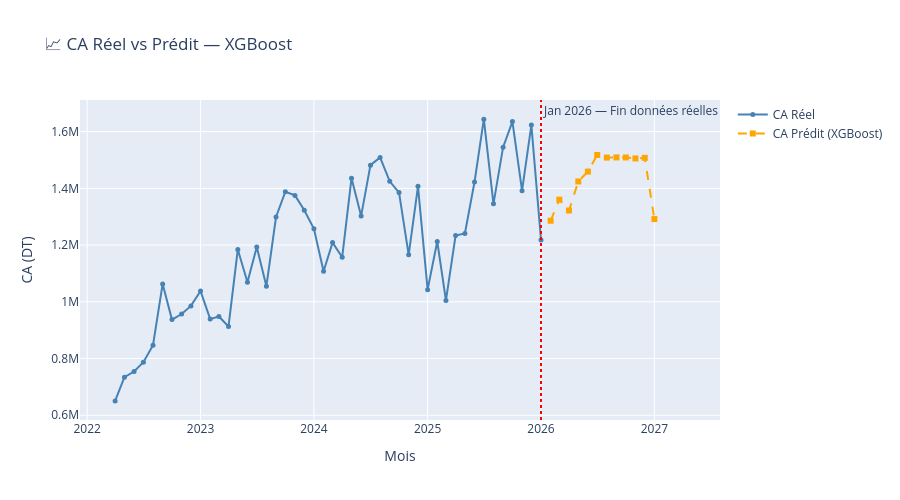

The cell this chart's notebook holds for it:
### Markdown cell above
## 13. Visualisation — Réel + Prédit sur un seul graphe

### Code cell
fig = go.Figure()

# CA réel Jan 2022 → Déc 2025
fig.add_trace(go.Scatter(
    x=df_ml['date'], y=df_ml['total_sales'],
    name='CA Réel', mode='lines+markers',
    line=dict(color='steelblue', width=2), marker=dict(size=5)
))

# CA prédit Jan 2026 → Déc 2026
fig.add_trace(go.Scatter(
    x=df_pred['date'], y=df_pred['predicted_sales'],
    name=f'CA Prédit 2026 ({best_name})',
    mode='lines+markers',
    line=dict(color='orange', width=2, dash='dash'),
    marker=dict(size=6, symbol='square')
))

fig.add_vline(
    x=last_date.timestamp() * 1000,
    line_dash='dot', line_color='red',
    annotation_text='Déc 2025 — Fin données réelles'
)

fig.update_layout(
    title=f'📈 CA Réel (Jan 2022 → Déc 2025) + Prédit (Jan 2026 → Déc 2026) — {best_name}',
    xaxis_title='Mois', yaxis_title='CA (DT)',
    hovermode='x unified', height=500
)
fig.show()

### Figure 1 — Plotly figure (JSON) as saved in the notebook; plotly's stock layout.template omitted (floating-point values rounded to 4 significant figures)
{"data": [{"line": {"color": "steelblue", "width": 2}, "marker": {"size": 5}, "mode": "lines+markers", "name": "CA Réel", "type": "scatter", "x": ["2022-04-01T00:00:00", "2022-05-01T00:00:00", "2022-06-01T00:00:00", "2022-07-01T00:00:00", "2022-08-01T00:00:00", "2022-09-01T00:00:00", "2022-10-01T00:00:00", "2022-11-01T00:00:00", "2022-12-01T00:00:00", "2023-01-01T00:00:00", "2023-02-01T00:00:00", "2023-03-01T00:00:00", "2023-04-01T00:00:00", "2023-05-01T00:00:00", "2023-06-01T00:00:00", "2023-07-01T00:00:00", "2023-08-01T00:00:00", "2023-09-01T00:00:00", "2023-10-01T00:00:00", "2023-11-01T00:00:00", "2023-12-01T00:00:00", "2024-01-01T00:00:00", "2024-02-01T00:00:00", "2024-03-01T00:00:00", "2024-04-01T00:00:00", "2024-05-01T00:00:00", "2024-06-01T00:00:00", "2024-07-01T00:00:00", "2024-08-01T00:00:00", "2024-09-01T00:00:00", "2024-10-01T00:00:00", "2024-11-01T00:00:00", "2024-12-01T00:00:00", "2025-01-01T00:00:00", "2025-02-01T00:00:00", "2025-03-01T00:00:00", "2025-04-01T00:00:00", "2025-05-01T00:00:00", "2025-06-01T00:00:00", "2025-07-01T00:00:00", "2025-08-01T00:00:00", "2025-09-01T00:00:00", "2025-10-01T00:00:00", "2025-11-01T00:00:00", "2025-12-01T00:00:00", "2026-01-01T00:00:00"], "y": [650800.0, 734300.0, 754300.0, 787000.0, 847000.0, 1063000.0, 937200.0, 957100.0, 985700.0, 1038000.0, 939000.0, 948300.0, 913200.0, 1185000.0, 1069000.0, 1193000.0, 1055000.0, 1299000.0, 1388000.0, 1375000.0, 1323000.0, 1257000.0, 1108000.0, 1209000.0, 1157000.0, 1436000.0, 1303000.0, 1482000.0, 1509000.0, 1425000.0, 1385000.0, 1166000.0, 1407000.0, 1043000.0, 1213000.0, 1005000.0, 1234000.0, 1241000.0, 1422000.0, 1644000.0, 1345000.0, 1545000.0, 1635000.0, 1392000.0, 1623000.0, 1218000.0]}, {"line": {"color": "orange", "dash": "dash", "width": 2}, "marker": {"size": 6, "symbol": "square"}, "mode": "lines+markers", "name": "CA Prédit (XGBoost)", "type": "scatter", "x": ["2026-02-01T00:00:00", "2026-03-01T00:00:00", "2026-04-01T00:00:00", "2026-05-01T00:00:00", "2026-06-01T00:00:00", "2026-07-01T00:00:00", "2026-08-01T00:00:00", "2026-09-01T00:00:00", "2026-10-01T00:00:00", "2026-11-01T00:00:00", "2026-12-01T00:00:00", "2027-01-01T00:00:00"], "y": [1286000.0, 1360000.0, 1322000.0, 1424000.0, 1459194, 1518000.0, 1508503, 1509000.0, 1509000.0, 1505000.0, 1508000.0, 1292000.0]}], "layout": {"annotations": [{"showarrow": false, "text": "Jan 2026 — Fin données réelles", "x": 1767225600000, "xanchor": "left", "xref": "x", "y": 1, "yanchor": "top", "yref": "y domain"}], "height": 500, "hovermode": "x unified", "shapes": [{"line": {"color": "red", "dash": "dot"}, "type": "line", "x0": 1767225600000, "x1": 1767225600000, "xref": "x", "y0": 0, "y1": 1, "yref": "y domain"}], "title": {"text": "📈 CA Réel vs Prédit — XGBoost"}, "xaxis": {"autorange": true, "range": ["2021-12-17 03:59:56.5276", "2027-04-17 07:52:56.3685"], "title": {"text": "Mois"}, "type": "date"}, "yaxis": {"autorange": true, "range": [583400.0, 1712000.0], "title": {"text": "CA (DT)"}, "type": "linear"}}}
